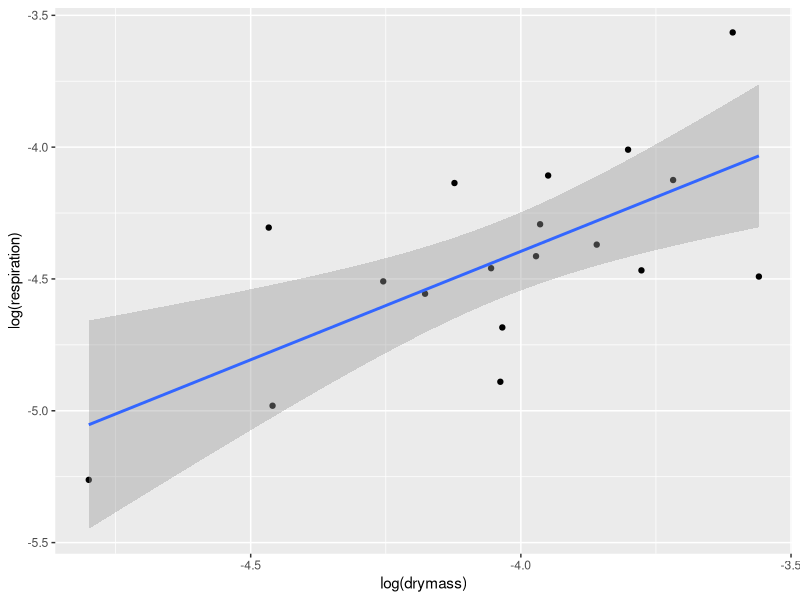
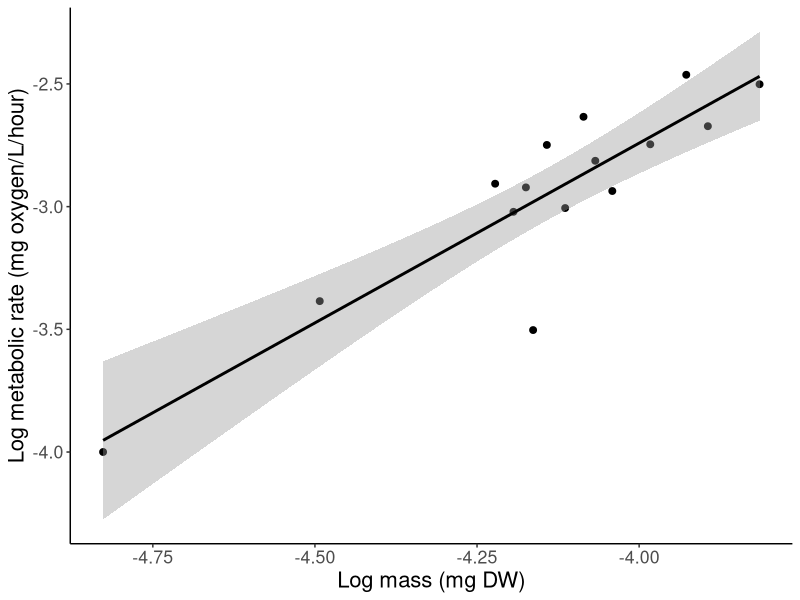
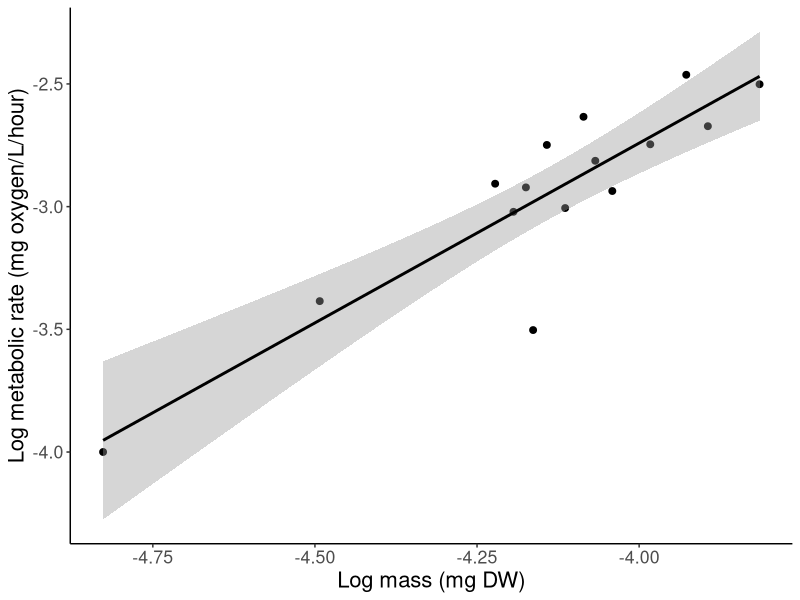
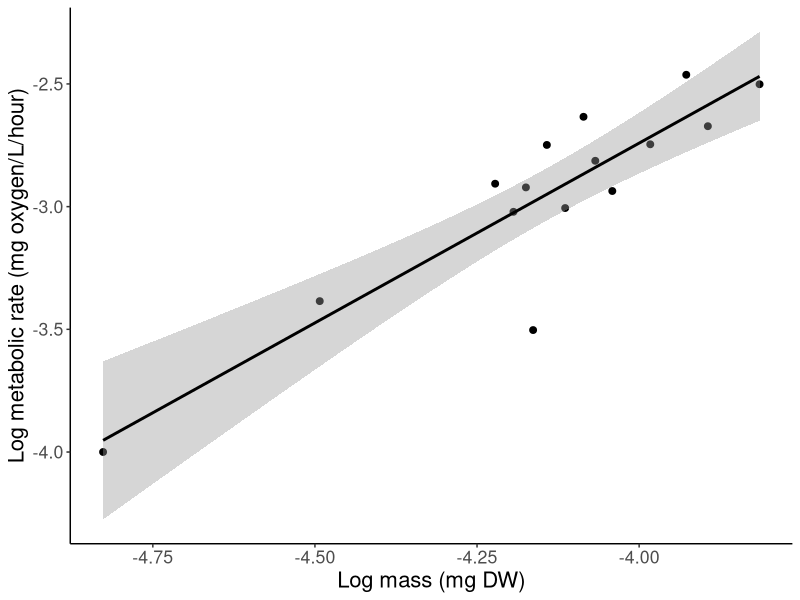

Here is the R script that generated these plots, in order:
library(tidyverse)

metabolic_rates <- read_csv("data-processed/daphnia_metabolic_rates.csv")
mr <- read_csv("data-processed/metabolic_rates_all_unknown.csv")
plot_data <- read_csv("data-processed/daph_resp_extract.csv")


mr %>% 
	distinct(drymass, mean.slope, .keep_all = TRUE) %>% 
	mutate(respiration = microbe.corr.slope*-1) %>% 
	filter(temperature.x == 12) %>% 
	ggplot(aes(x = log(drymass), y = log(respiration))) + geom_point() +
	geom_smooth(method = "lm") 

mr %>% 
	distinct(drymass, mean.slope, .keep_all = TRUE) %>% 
	mutate(respiration = microbe.corr.slope*-1) %>% 
	# filter(temperature.x == 24) %>% 
	do(tidy(lm(log(respiration) ~ log(drymass), data = .), conf.int = TRUE)) %>% View


plot_data %>% 
	mutate(mass = exp(log_mass_mg)) %>% 
	mutate(respiration_rate = exp(log_respiration_mg_hour)) %>% 
	ggplot(aes(x = log(mass), y = log(respiration_rate))) + geom_point(size = 2) +
	geom_smooth(method = "lm", color = "black") +
	theme(panel.grid.major = element_blank(), panel.grid.minor = element_blank(),
				panel.background = element_blank(),
				axis.line = element_line(color="black")) +
	theme(text = element_text(size=16, family = "Helvetica")) + ylab('Log metabolic rate (mg oxygen/L/hour)') + xlab("Log mass (mg DW)")
ggsave("p-temp-figures_files/daphnia_metabolic_rate_per_mass.pdf")
ggsave("p-temp-figures_files/daphnia_metabolic_rate_per_mass.png")



plot_data %>% 
	mutate(mass = exp(log_mass_mg)) %>% 
	mutate(respiration_rate = exp(log_respiration_mg_hour)) %>% 
	do(tidy(lm(log(respiration_rate) ~ log(mass), data = .), conf.int= TRUE)) %>% View